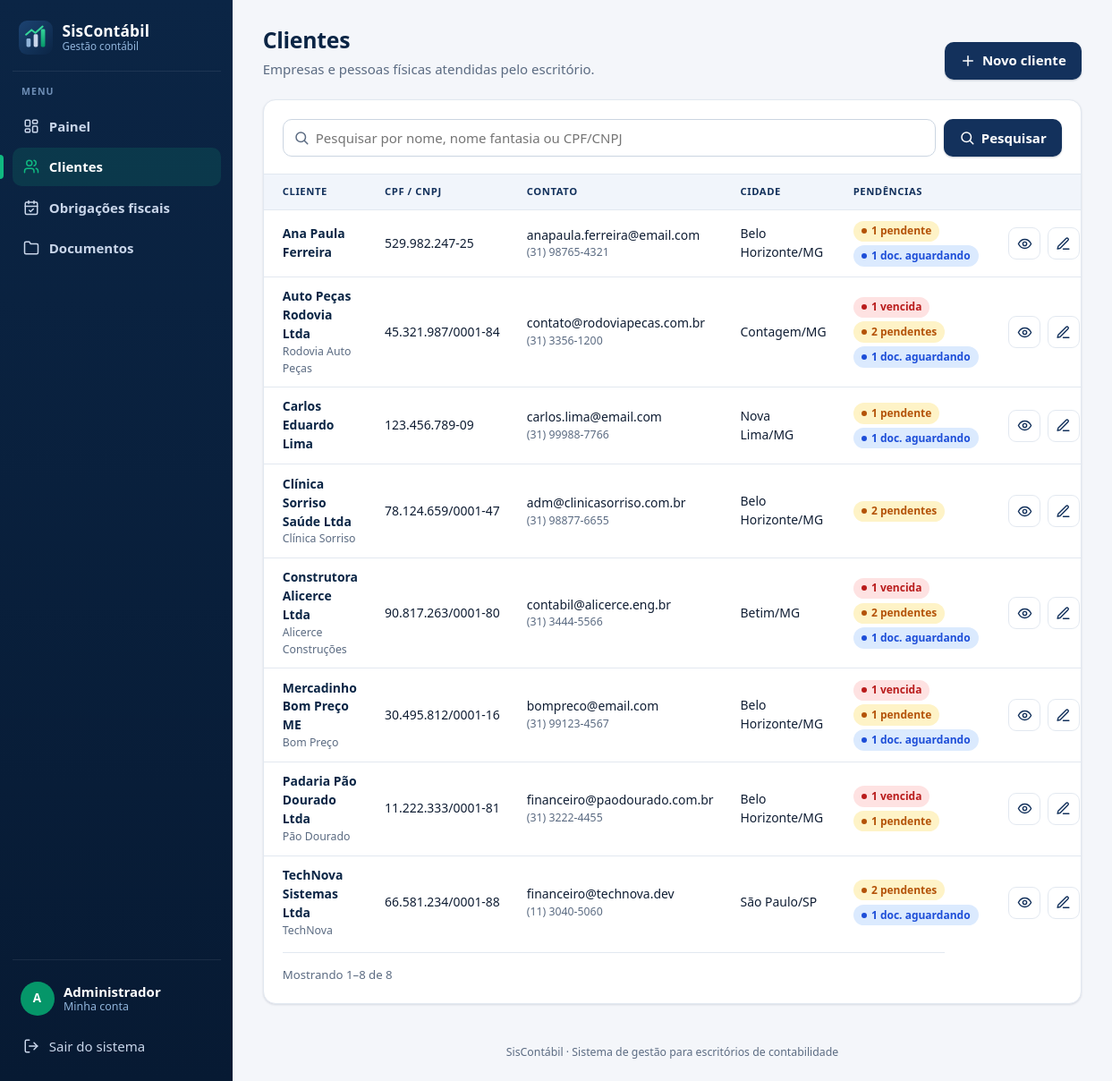
The page /index.php?r=clientes (signed in) on the database its author committed.
### tables this page shows
CREATE TABLE clientes (
    id             INT UNSIGNED NOT NULL AUTO_INCREMENT,
    nome           VARCHAR(150) NOT NULL COMMENT 'Nome (pessoa física) ou razão social (empresa)',
    nome_fantasia  VARCHAR(150) NULL,
    documento      VARCHAR(14)  NOT NULL COMMENT 'CPF (11) ou CNPJ (14), só números',
    email          VARCHAR(150) NULL,
    telefone       VARCHAR(11)  NULL COMMENT 'DDD + número, só números',
    endereco       VARCHAR(200) NULL,
    cidade         VARCHAR(100) NULL,
    observacoes    TEXT         NULL,
    criado_em      DATETIME     NOT NULL DEFAULT CURRENT_TIMESTAMP,
    atualizado_em  DATETIME     NOT NULL DEFAULT CURRENT_TIMESTAMP ON UPDATE CURRENT_TIMESTAMP,
    PRIMARY KEY (id),
    UNIQUE KEY uq_clientes_documento (documento),
    KEY ix_clientes_nome (nome)
);

### app/Core/View.php (called while the page is built, shortened)
<?php
final class View
{
    public static function renderizar(string $view, array $dados = [], string $layout = 'principal'): void
    {
        $dados['titulo'] ??= config('app.nome');
        $dados['erros'] ??= [];
        $dados['flash'] = Flash::obter();
        extract($dados, EXTR_SKIP);
        require RAIZ . '/app/Views/' . $view . '.php';
    }
}

### app/Core/Controller.php (called while the page is built, shortened)
<?php
abstract class Controller
{
    protected function view(string $view, array $dados = [], string $layout = 'principal'): void
    {
        View::renderizar($view, $dados, $layout);
    }
    protected function filtro(string $campo): string
    {
        $valor = $_GET[$campo] ?? '';
        return is_string($valor) ? trim($valor) : '';
    }
    protected function paginaAtual(): int
    {
        $pagina = $_GET['pagina'] ?? '1';
        return is_string($pagina) && ctype_digit($pagina) && (int) $pagina > 0 ? (int) $pagina : 1;
    }
}

### app/Controllers/ClienteController.php (called while the page is built, shortened)
<?php
final class ClienteController extends Controller
{
    public function index(): void
    {
        $clientes = new Cliente();
        $busca = $this->filtro('busca');
        $paginacao = new Paginacao($clientes->contar($busca), $this->paginaAtual(), config('app.itens_por_pagina'));
        $this->view('clientes/index', [
            'titulo' => 'Clientes',
            'busca' => $busca,
            'clientes' => $clientes->listar($busca, $paginacao->porPagina, $paginacao->offset()),
            'paginacao' => $paginacao,
        ]);
    }
}

### app/Core/Router.php (called while the page is built, shortened)
<?php
final class Router
{
    private array $rotas = ['GET' => [], 'POST' => []];
    public function get(string $rota, string $controller, string $acao, bool $publica = false): void
    {
        $this->rotas['GET'][$rota] = [$controller, $acao, $publica];
    }
    public function post(string $rota, string $controller, string $acao, bool $publica = false): void
    {
        $this->rotas['POST'][$rota] = [$controller, $acao, $publica];
    }
    public function despachar(string $rota, string $metodo): void
    {
        $rota = trim($rota, '/') ?: 'dashboard';
        $metodo = strtoupper($metodo) === 'POST' ? 'POST' : 'GET';
        $definicao = $this->rotas[$metodo][$rota] ?? null;
        [$controller, $acao, $publica] = $definicao;
        (new $controller())->$acao();
    }
}

### public/index.php (called while the page is built, shortened)
<?php
require RAIZ . '/app/Core/bootstrap.php';
$router = require RAIZ . '/routes/web.php';
$rota = is_string($_GET['r'] ?? null) ? $_GET['r'] : 'dashboard';
$router->despachar($rota, $_SERVER['REQUEST_METHOD'] ?? 'GET');

### app/Core/bootstrap.php (called while the page is built, shortened)
<?php
spl_autoload_register(static function (string $classe): void {
    if (str_starts_with($classe, 'App\\')) {
        $arquivo = RAIZ . '/app/' . str_replace('\\', '/', substr($classe, 4)) . '.php';
    }
});
require RAIZ . '/app/Core/helpers.php';

### app/Config/config.php (called while the page is built, shortened)
<?php
$env = static function (string $nome, string $padrao): string {
    $valor = getenv($nome);
    return $valor === false ? $padrao : $valor;
};
return [
    'app' => [
        'nome' => 'SisContábil',
        'fuso_horario' => 'America/Sao_Paulo',
        'debug' => $env('APP_DEBUG', '0') === '1',
        'sessao_inatividade' => 2 * 60 * 60,
        'itens_por_pagina' => 10,
    ],
    'db' => [
        'host' => $env('DB_HOST', '127.0.0.1'),
        'porta' => $env('DB_PORT', '3306'),
        'nome' => $env('DB_NAME', 'contabil'),
        'usuario' => $env('DB_USER', 'root'),
        'senha' => $env('DB_PASS', ''),
    ],
    'uploads' => [
        'pasta' => RAIZ . '/storage/uploads',
        'tamanho_maximo' => 5 * 1024 * 1024,
        'tipos' => [
            'pdf' => ['application/pdf'],
            'jpg' => ['image/jpeg'],
            'jpeg' => ['image/jpeg'],
            'png' => ['image/png'],
            'doc' => ['application/msword', 'application/vnd.ms-office', 'application/CDFV2'],
            'docx' => ['application/vnd.openxmlformats-officedocument.wordprocessingml.document', 'application/zip'],
            'xls' => ['application/vnd.ms-excel', 'application/vnd.ms-office', 'application/CDFV2'],
            'xlsx' => ['application/vnd.openxmlformats-officedocument.spreadsheetml.sheet', 'application/zip'],
        ],
    ],
];

### app/Config/Database.php (called while the page is built, shortened)
<?php
final class Database
{
    private static ?PDO $conexao = null;
    public static function conexao(): PDO
    {
        if (self::$conexao === null) {
            $db = config('db');
            $dsn = sprintf('mysql:host=%s;port=%s;dbname=%s;charset=utf8mb4', $db['host'], $db['porta'], $db['nome']);
            self::$conexao = new PDO($dsn, $db['usuario'], $db['senha'], [
                PDO::ATTR_ERRMODE => PDO::ERRMODE_EXCEPTION,
                PDO::ATTR_DEFAULT_FETCH_MODE => PDO::FETCH_ASSOC,
                PDO::ATTR_EMULATE_PREPARES => false,
            ]);
        }
        return self::$conexao;
    }
}

### app/Models/Model.php (called while the page is built, shortened)
<?php
abstract class Model
{
    protected PDO $db;
    public function __construct()
    {
        $this->db = Database::conexao();
    }
    protected function executar(string $sql, array $parametros = []): PDOStatement
    {
        $consulta = $this->db->prepare($sql);
        foreach ($parametros as $nome => $valor) {
            $tipo = match (true) {
                is_int($valor) => PDO::PARAM_INT,
                $valor === null => PDO::PARAM_NULL,
                default => PDO::PARAM_STR,
            };
            $consulta->bindValue(':' . ltrim((string) $nome, ':'), $valor, $tipo);
        }
        $consulta->execute();
        return $consulta;
    }
}

### app/Models/Cliente.php (called while the page is built, shortened)
<?php
final class Cliente extends Model
{
    public function listar(string $busca, int $limite, int $offset): array
    {
        [$onde, $parametros] = $this->condicaoBusca($busca);
        $hoje = hoje();
        return $this->executar(
            "SELECT c.*,
                    (SELECT COUNT(*) FROM obrigacoes o
                      WHERE o.cliente_id = c.id AND o.status = 'pendente' AND o.vencimento < :hoje1) AS obrigacoes_vencidas,
                    (SELECT COUNT(*) FROM obrigacoes o
                      WHERE o.cliente_id = c.id AND o.status = 'pendente' AND o.vencimento >= :hoje2) AS obrigacoes_pendentes,
                    (SELECT COUNT(*) FROM documentos d
                      WHERE d.cliente_id = c.id AND d.situacao = 'aguardando') AS documentos_aguardando
               FROM clientes c
              WHERE {$onde}
              ORDER BY c.nome
              LIMIT :limite OFFSET :offset",
            $parametros + ['hoje1' => $hoje, 'hoje2' => $hoje, 'limite' => $limite, 'offset' => $offset]
        )->fetchAll();
    }
    public function contar(string $busca = ''): int
    {
        [$onde, $parametros] = $this->condicaoBusca($busca);
        return (int) $this->executar("SELECT COUNT(*) FROM clientes c WHERE {$onde}", $parametros)->fetchColumn();
    }
    private function condicaoBusca(string $busca): array
    {
        if ($busca === '') {
            return ['1 = 1', []];
        }
        $numeros = preg_match('/^[\d.\-\/\s]+$/', $busca) ? Validador::somenteNumeros($busca) : '';
        return [
            "(c.nome LIKE :busca1 ESCAPE '!' OR c.nome_fantasia LIKE :busca2 ESCAPE '!' OR c.documento LIKE :busca3 ESCAPE '!')",
            [
                'busca1' => self::termoLike($busca),
                'busca2' => self::termoLike($busca),
                'busca3' => self::termoLike($numeros !== '' ? $numeros : $busca),
            ],
        ];
    }
}

### app/Core/Paginacao.php (called while the page is built, shortened)
<?php
final class Paginacao
{
    public int $pagina;
    public function __construct(public int $total, int $pagina, public int $porPagina)
    {
        $this->totalPaginas = max(1, (int) ceil($total / $porPagina));
        $this->pagina = min(max(1, $pagina), $this->totalPaginas);
    }
    public function offset(): int
    {
        return ($this->pagina - 1) * $this->porPagina;
    }
    public function resumo(): string
    {
        $inicio = $this->offset() + 1;
        $fim = min($this->offset() + $this->porPagina, $this->total);
        return "Mostrando {$inicio}–{$fim} de {$this->total}";
    }
}

### app/Views/clientes/index.php (the view, shortened to what this page needs)
<div class="cabecalho">
    <div>
        <h1>Clientes</h1>
        <p class="cabecalho__sub">Empresas e pessoas físicas atendidas pelo escritório.</p>
    </div>
    <div class="cabecalho__acoes">
        <a class="botao" href="<?= e(url('clientes/form')) ?>"><?= icone('mais') ?> Novo cliente</a>
    </div>
</div>
<section class="cartao">
    <form class="filtros" method="get" action="<?= e($_SERVER['SCRIPT_NAME']) ?>" role="search">
        <div class="filtros__busca">
            <input id="busca" name="busca" type="search" value="<?= e($busca) ?>" placeholder="Pesquisar por nome, nome fantasia ou CPF/CNPJ" maxlength="100">
        </div>
        <button type="submit" class="botao"><?= icone('busca') ?> Pesquisar</button>
    </form>
    <?php if ($clientes === []): ?>
        <?php $mensagemVazio = $busca !== '' ? 'Nenhum cliente encontrado para "' . $busca . '".' : 'Nenhum cliente cadastrado ainda.'; ?>
        <?php require RAIZ . '/app/Views/partials/vazio.php'; ?>
    <?php else: ?>
        <div class="tabela-rolagem">
            <table class="tabela">
                <thead>
                <tr>
                    <th>Cliente</th>
                    <th>CPF / CNPJ</th>
                    <th>Contato</th>
                    <th>Cidade</th>
                    <th>Pendências</th>
                    <th class="acoes-titulo">Ações</th>
                </tr>
                </thead>
                <tbody>
                <?php foreach ($clientes as $c): ?>
                    <tr>
                        <td>
                            <a class="link-forte" href="<?= e(url('clientes/ver', ['id' => $c['id']])) ?>"><?= e($c['nome']) ?></a>
                            <?php if ($c['nome_fantasia']): ?><small class="sublinha"><?= e($c['nome_fantasia']) ?></small><?php endif; ?>
                        </td>
                        <td class="nao-quebra"><?= e(documento_formatado($c['documento'])) ?></td>
                        <td>
                            <?= e($c['email'] ?? '—') ?>
                            <?php if ($c['telefone']): ?><small class="sublinha"><?= e(telefone_formatado($c['telefone'])) ?></small><?php endif; ?>
                        </td>
                        <td><?= e($c['cidade'] ?? '—') ?></td>
                        <td>
                            <div class="selos">
                                <?php if ($c['obrigacoes_vencidas'] > 0): ?><?= selo(plural((int) $c['obrigacoes_vencidas'], 'vencida', 'vencidas'), 'perigo') ?><?php endif; ?>
                                <?php if ($c['obrigacoes_pendentes'] > 0): ?><?= selo(plural((int) $c['obrigacoes_pendentes'], 'pendente', 'pendentes'), 'aviso') ?><?php endif; ?>
                                <?php if ($c['documentos_aguardando'] > 0): ?><?= selo(plural((int) $c['documentos_aguardando'], 'doc. aguardando', 'docs. aguardando'), 'info') ?><?php endif; ?>
                            </div>
                        </td>
                        <td class="acoes">
                            <a class="botao-icone" href="<?= e(url('clientes/ver', ['id' => $c['id']])) ?>" title="Ver ficha">
                                <?= icone('ver') ?><span class="oculto">Ver ficha de <?= e($c['nome']) ?></span>
                            </a>
                            <a class="botao-icone" href="<?= e(url('clientes/form', ['id' => $c['id']])) ?>" title="Editar">
                                <?= icone('editar') ?><span class="oculto">Editar <?= e($c['nome']) ?></span>
                            </a>
                        </td>
                    </tr>
                <?php endforeach; ?>
                </tbody>
            </table>
        </div>
    <?php endif; ?>
    <?php
    require RAIZ . '/app/Views/partials/paginacao.php';
    ?>
</section>

### app/Core/helpers.php (shortened to what this page needs)
<?php
function config(string $chave): mixed
{
    static $config = null;
    $config ??= require RAIZ . '/app/Config/config.php';
    $valor = $config;
    foreach (explode('.', $chave) as $parte) {
        $valor = $valor[$parte];
    }
    return $valor;
}
function e(mixed $valor): string
{
    return htmlspecialchars((string) $valor, ENT_QUOTES | ENT_SUBSTITUTE, 'UTF-8');
}
function url(string $rota = 'dashboard', array $parametros = []): string
{
    $parametros = array_filter($parametros, static fn ($v) => $v !== null && $v !== '');
    $consulta = http_build_query($parametros);
    return $_SERVER['SCRIPT_NAME'] . '?r=' . $rota . ($consulta !== '' ? '&' . $consulta : '');
}
function selo(string $texto, string $tom): string
{
    return '<span class="selo selo--' . e($tom) . '">' . e($texto) . '</span>';
}
function documento_formatado(?string $numeros): string
{
    $numeros = (string) $numeros;
    if (strlen($numeros) === 11) {
        return vsprintf('%s.%s.%s-%s', [substr($numeros, 0, 3), substr($numeros, 3, 3), substr($numeros, 6, 3), substr($numeros, 9)]);
    }
    if (strlen($numeros) === 14) {
        return vsprintf('%s.%s.%s/%s-%s', [substr($numeros, 0, 2), substr($numeros, 2, 3), substr($numeros, 5, 3), substr($numeros, 8, 4), substr($numeros, 12)]);
    }
    return $numeros;
}
function telefone_formatado(?string $numeros): string
{
    $numeros = (string) $numeros;
    return match (strlen($numeros)) {
        11 => sprintf('(%s) %s-%s', substr($numeros, 0, 2), substr($numeros, 2, 5), substr($numeros, 7)),
        10 => sprintf('(%s) %s-%s', substr($numeros, 0, 2), substr($numeros, 2, 4), substr($numeros, 6)),
        default => $numeros,
    };
}
function icone(string $nome, string $classe = 'icone'): string
{
    $desenho = $desenhos[$nome] ?? '';
    return '<svg class="' . e($classe) . '" viewBox="0 0 24 24" fill="none" stroke="currentColor" stroke-width="2" '
        . 'stroke-linecap="round" stroke-linejoin="round" aria-hidden="true" focusable="false">' . $desenho . '</svg>';
}
function plural(int $quantidade, string $singular, string $plural): string
{
    return $quantidade . ' ' . ($quantidade === 1 ? $singular : $plural);
}

### app/Views/partials/paginacao.php (shortened to what this page needs)
<nav class="paginacao" aria-label="Páginas">
    <span class="paginacao__resumo"><?= e($paginacao->resumo()) ?></span>
</nav>

### rows shown on the page
clientes: nome "Ana Paula Ferreira", documento "529.982.247-25", email "anapaula.ferreira@email.com", telefone "(31) 98765-4321", cidade "Belo Horizonte/MG", texto "1 pendente 1 doc. aguardando"
clientes: nome "Auto Peças Rodovia Ltda", nome_fantasia "Rodovia Auto Peças", documento "45.321.987/0001-84", email "contato@rodoviapecas.com.br", telefone "(31) 3356-1200", cidade "Contagem/MG", texto "1 vencida 2 pendentes 1 doc. aguardando"
clientes: nome "Carlos Eduardo Lima", documento "123.456.789-09", email "carlos.lima@email.com", telefone "(31) 99988-7766", cidade "Nova Lima/MG", texto "1 pendente 1 doc. aguardando", id "Mostrando 1–8 de 8"
clientes: nome "Clínica Sorriso Saúde Ltda", nome_fantasia "Clínica Sorriso", documento "78.124.659/0001-47", email "adm@clinicasorriso.com.br", telefone "(31) 98877-6655", cidade "Belo Horizonte/MG", texto "2 pendentes"
clientes: nome "Construtora Alicerce Ltda", nome_fantasia "Alicerce Construções", documento "90.817.263/0001-80", email "contabil@alicerce.eng.br", telefone "(31) 3444-5566", cidade "Betim/MG", texto "1 vencida 2 pendentes 1 doc. aguardando"
clientes: nome "Mercadinho Bom Preço ME", nome_fantasia "Bom Preço", documento "30.495.812/0001-16", email "bompreco@email.com", telefone "(31) 99123-4567", cidade "Belo Horizonte/MG", texto "1 vencida 1 pendente 1 doc. aguardando"
clientes: nome "Padaria Pão Dourado Ltda", nome_fantasia "Pão Dourado", documento "11.222.333/0001-81", email "financeiro@paodourado.com.br", telefone "(31) 3222-4455", cidade "Belo Horizonte/MG", texto "1 vencida 1 pendente"
clientes: nome "TechNova Sistemas Ltda", nome_fantasia "TechNova", documento "66.581.234/0001-88", email "financeiro@technova.dev", telefone "(11) 3040-5060", cidade "São Paulo/SP", texto "2 pendentes 1 doc. aguardando"

### other values the page prints
config('app.nome') "SisContábil"
$rotulo "Painel"
$rotulo "Clientes"
$rotulo "Obrigações fiscais"
$rotulo "Documentos"
$iniciais "A"
$usuarioLogado['nome'] "Administrador"
